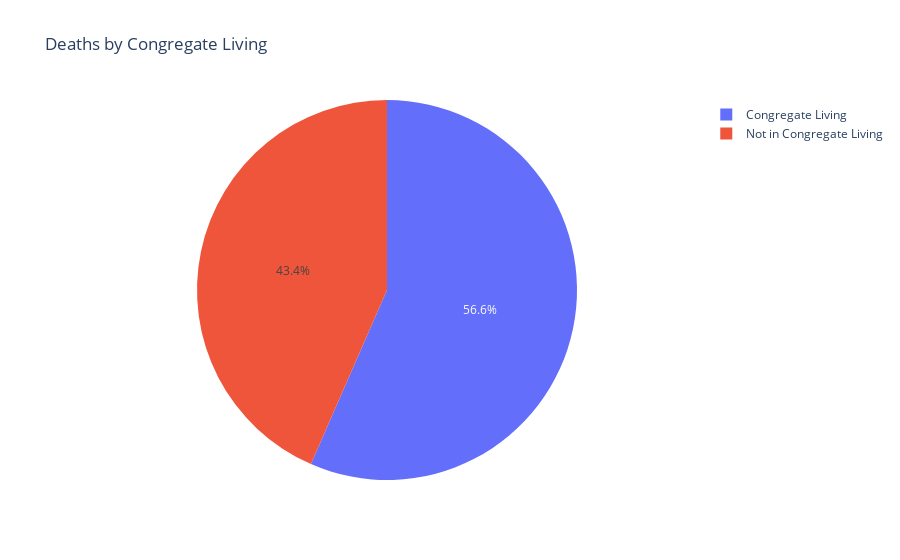

The notebook cell saved with this chart:
### Code cell
fig = px.pie(df_grouped.reset_index(), values='Deaths',names = 'Congregate_Living', title='Deaths by Congregate Living')
fig.show()

### Figure 1 — Plotly figure (JSON) as saved in the notebook; plotly's stock layout.template omitted (floating-point values rounded to 4 significant figures)
{"data": [{"domain": {"x": [0, 1], "y": [0, 1]}, "hovertemplate": "Congregate_Living=%{label}<br>Deaths=%{value}<extra></extra>", "labels": ["Congregate Living", "Not in Congregate Living"], "legendgroup": "", "name": "", "showlegend": true, "type": "pie", "values": [850, 653]}], "layout": {"autosize": true, "legend": {"tracegroupgap": 0}, "title": {"text": "Deaths by Congregate Living"}}}
